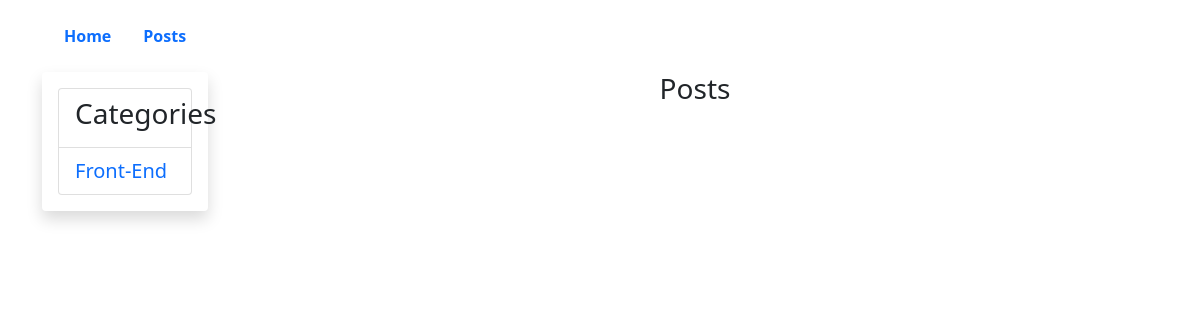
The page /posts/ on the database as committed earlier.
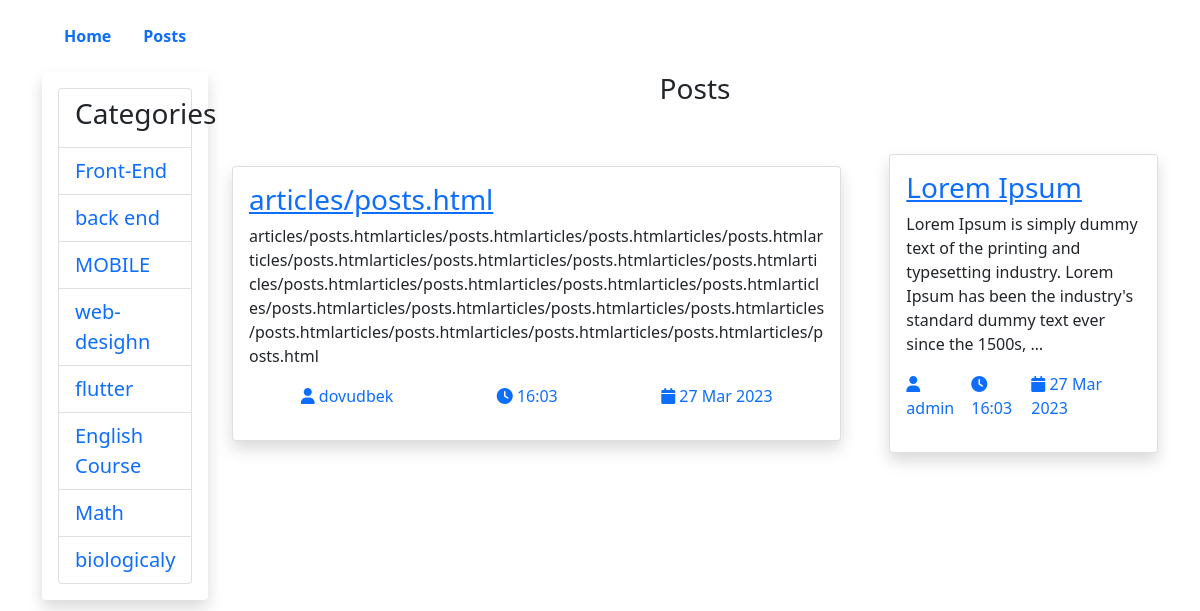
The same page on the database as committed later.
### articles/models.py (models this page shows, shortened)
class Category(models.Model):
    name = models.CharField(max_length=100)
    slug = models.SlugField(max_length=100, unique=True)
    class Meta:
        verbose_name = "Category"
        verbose_name_plural = "Categories"

class Article(models.Model):
    title = models.CharField(max_length=300)
    slug = models.SlugField(max_length=300, unique=True)
    tag = models.ManyToManyField(Tag, related_name="tags")
    category = models.ForeignKey(Category, on_delete=models.CASCADE, related_name='categories')
    author = models.ForeignKey(User, on_delete=models.PROTECT, null=True)
    body = models.TextField()
    rating = models.PositiveIntegerField(default=0)
    published = models.BooleanField(default=False)
    published_date = models.DateTimeField(auto_now_add=True)
    on_top = models.BooleanField(default=False)
    comments = models.PositiveIntegerField(default=0)
    views = models.PositiveIntegerField(default=0)

### articles/views.py (the view)
# urls.py: path("", views.all_articles_view, name='post_list'),
def all_articles_view(request):
    all_categories = Category.objects.all()
    all_posts = Article.objects.all()
    data = {
        'posts':all_posts,
        'categories':all_categories
    }
    return render(request, "articles/posts.html", context=data)

### templates/articles/posts.html (shortened to what this page needs)
{% extends '../base.html' %}
{% load static %}
{% block content %}
<main>
    <div class="container">
        <div class="row">
            <div class="col-2">
                <ul class="list-group p-3 shadow">
                    <li class="list-group-item fs-3">
                        <h3>Categories</h3>
                    </li>
                    {% for cat in categories %}
                    <li class="list-group-item">
                        <a href="{% url 'articles:category_list' cat.slug %}" class="list-group-link text-decoration-none fs-5">
                            {{cat.name}}
                        </a>
                    </li>
                    {% endfor %}
                </ul>
            </div>
            <div class="col-10">
                <h3 class="text-center">Posts</h3>
                <div class="posts d-flex justify-content-center align-items-center gap-5">
                    {% for article in posts %}
                    <div class="card p-3 shadow">
                        <a href="{% url 'articles:detail' article.slug %}">
                            <h3>{{article.title}}</h3>
                        </a>
                        <p>{{article.body|truncatewords:'25'}}</p>
                        <p class="d-flex justify-content-around">
                            <a href="#" class="text-decoration-none">
                                <i class="fa-solid fa-user"></i>
                                {{article.author}}
                            </a>
                            <a href="#" class="text-decoration-none">
                                <i class="fa-solid fa-clock"></i>
                                {{article.published_date|date:'H:m'}}
                            </a>
                            <a href="#" class="text-decoration-none">
                                <i class="fa-solid fa-calendar"></i>
                                {{article.published_date|date:'d M Y'}}
                            </a>
                        </p>
                    </div>
                    {% endfor %}
                </div>
            </div>
        </div>
    </div>
</main>
{% endblock %}

Rows that differ between the two databases and show on the page:
added Category: name "back end"
added Category: name "MOBILE"
added Category: name "web-desighn"
added Category: name "flutter"
added Category: name "English Course"
added Category: name "Math"
added Category: name "biologicaly"
added Article: title "articles/posts.html", body "articles/posts.htmlarticles/posts.htmlarticles/posts.htmlarticles/posts.htmlarticles/posts.htmlarticles/posts.htmlarticles/posts.htmlarticles/posts.htmlarticles/posts.htmlarticles/posts.htmlarticles/posts.htmlarticles/posts.htmlarticles/posts.htmlarticles/posts.htmlarticles/posts.htmlarticles/posts.htmlarticles/posts.htmlarticles/posts.htmlarticles/posts.htmlarticles/posts.htmlarticles/posts.html", author "dovudbek", published_date "16:03", published_date "27 Mar 2023"
added Article: title "Lorem Ipsum", body "Lorem Ipsum is simply dummy text of the printing and typesetting industry. Lorem Ipsum has been the industry's standard dummy text ever since the 1500s, …", author "admin", published_date "16:03", published_date "27 Mar 2023"
